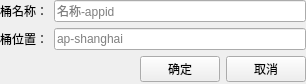
<?xml version="1.0" encoding="UTF-8"?>
<ui version="4.0">
 <class>UiCreateBucketDialog</class>
 <widget class="QWidget" name="UiCreateBucketDialog">
  <property name="geometry">
   <rect>
    <x>0</x>
    <y>0</y>
    <width>306</width>
    <height>84</height>
   </rect>
  </property>
  <property name="windowTitle">
   <string>Form</string>
  </property>
  <layout class="QFormLayout" name="formLayout">
   <property name="leftMargin">
    <number>0</number>
   </property>
   <property name="topMargin">
    <number>0</number>
   </property>
   <property name="rightMargin">
    <number>0</number>
   </property>
   <property name="bottomMargin">
    <number>0</number>
   </property>
   <item row="0" column="0">
    <widget class="QLabel" name="labelName">
     <property name="text">
      <string>桶名称：</string>
     </property>
    </widget>
   </item>
   <item row="0" column="1">
    <widget class="QLineEdit" name="lineName">
     <property name="placeholderText">
      <string>名称-appid</string>
     </property>
    </widget>
   </item>
   <item row="1" column="0">
    <widget class="QLabel" name="labelLocation">
     <property name="text">
      <string>桶位置：</string>
     </property>
    </widget>
   </item>
   <item row="1" column="1">
    <widget class="QLineEdit" name="lineLocation">
     <property name="placeholderText">
      <string>ap-shanghai</string>
     </property>
    </widget>
   </item>
   <item row="2" column="0" colspan="2">
    <layout class="QHBoxLayout" name="horizontalLayout">
     <item>
      <spacer name="horizontalSpacer">
       <property name="orientation">
        <enum>Qt::Horizontal</enum>
       </property>
       <property name="sizeHint" stdset="0">
        <size>
         <width>40</width>
         <height>20</height>
        </size>
       </property>
      </spacer>
     </item>
     <item>
      <widget class="QPushButton" name="btnOk">
       <property name="text">
        <string>确定</string>
       </property>
      </widget>
     </item>
     <item>
      <widget class="QPushButton" name="btnCancel">
       <property name="text">
        <string>取消</string>
       </property>
      </widget>
     </item>
    </layout>
   </item>
  </layout>
 </widget>
 <resources/>
 <connections/>
</ui>
